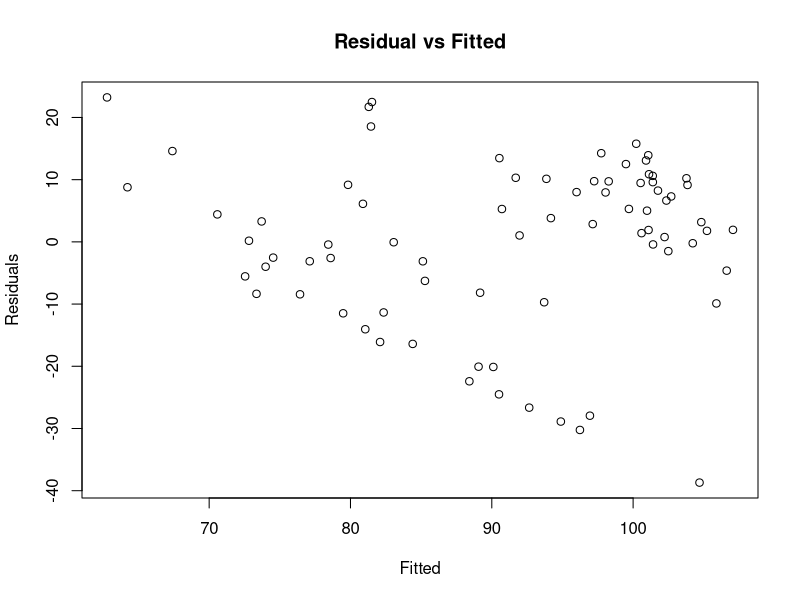
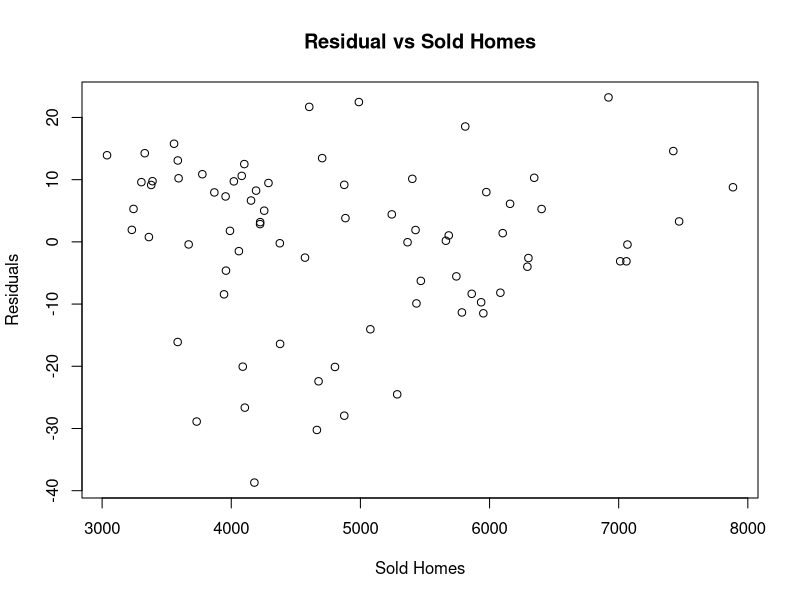
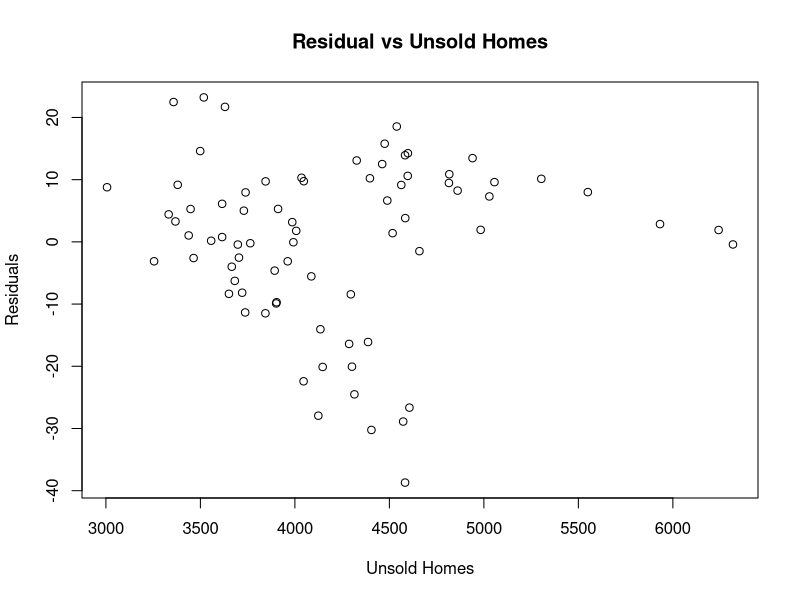
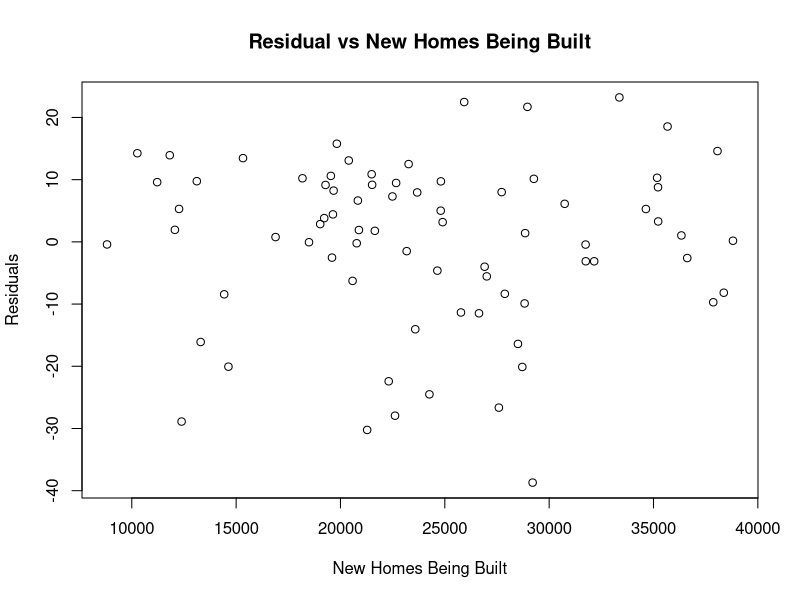
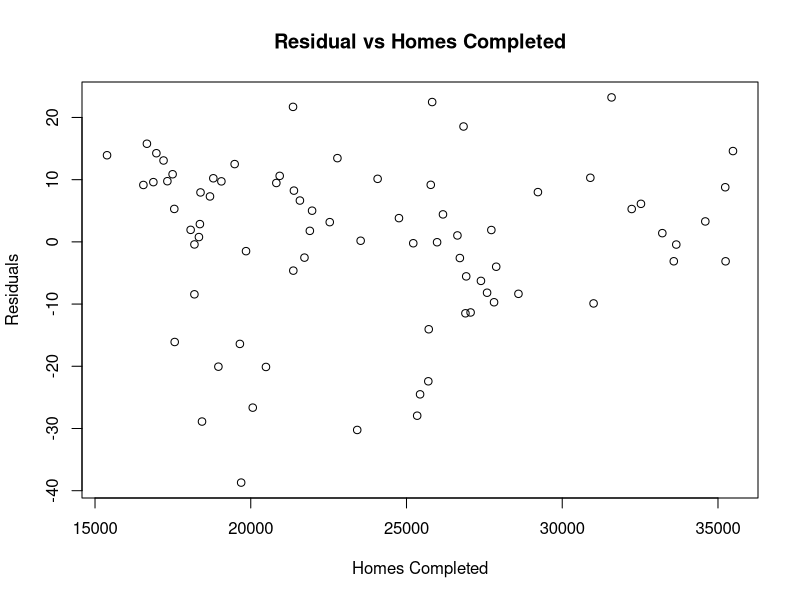
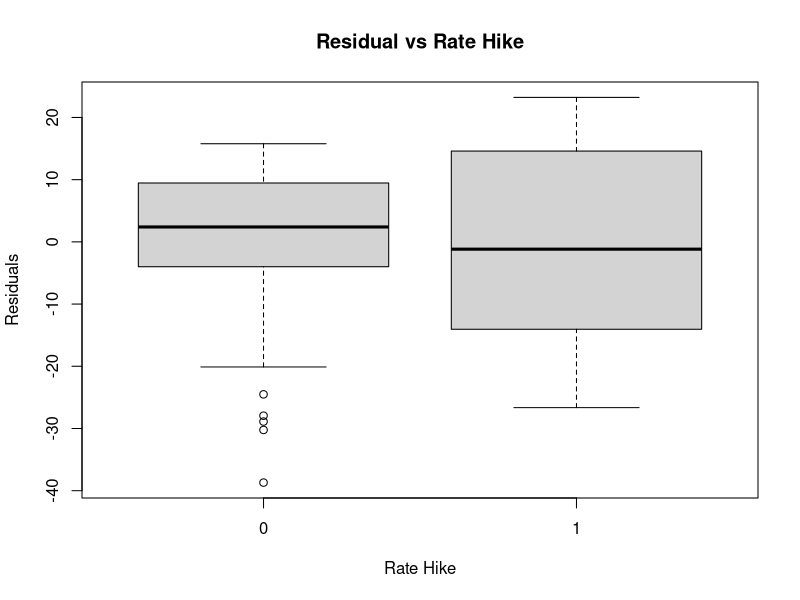
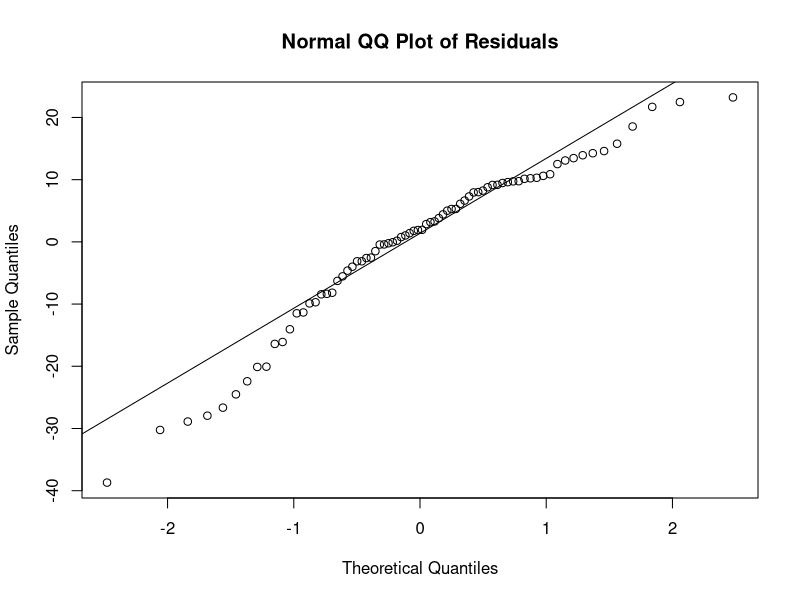

Write R code to recreate these figures, in order.
## ---- chunk 1
#| label: fig-data
#| fig-cap: "Data"
#| echo: false
#| warning: false
#| message: false

library(tidyverse)
library(ggplot2)
library(readr)

# Load the dataset into R
data <- read_csv(here::here("data/analysis_data/analysis_data.csv"))
## ---- chunk 2
#| label: fig-model
#| fig-cap: "Multiple Linear Model"
#| echo: false
#| warning: false
#| message: false

library(tibble)
library(knitr)

# multiple linear model
model <- lm(Quarterly_Average ~ Detached_Absorption_Quarterly_Avg + 
              Detached_Unabsorbed_Quarterly_Avg + 
              Starting_Detached_Construction + 
              Completed_Construction_Detached + 
              rates, 
            data = data)

# create a data frame
coefficients_table <- as.data.frame(coef(model))
coefficients_table <- coefficients_table %>%
  rownames_to_column("Variable") %>%
  rename("Coefficient" = "coef(model)")

coefficients_table <- coefficients_table[1:6, ]

# summary table
kable(coefficients_table, caption = "Summary Table of Regression Coefficients", format = "markdown")
## ---- chunk 3
#| label: fig-resid
#| fig-cap: "Residual vs Fitted Values"
#| echo: false
#| warning: false
#| message: false

# Residual and fitted values for the model
y_value <- resid(model)
x_value <- fitted(model)

# Plot the residual vs fitted values
plot(x = x_value, y = y_value, 
     main = "Residual vs Fitted", 
     xlab = "Fitted", 
     ylab = "Residuals")
## ---- chunk 4
#| label: fig-residuals
#| fig-cap: "Residuals vs Each Predictor"
#| echo: false
#| warning: false
#| message: false

# Set up plot layout: 1 row, 3 columns
par(mfrow = c(1, 1))

# Residual vs Sold Homes
plot(x = data$Detached_Absorption_Quarterly_Avg, y = y_value, 
     main = "Residual vs Sold Homes", 
     xlab = "Sold Homes", ylab = "Residuals")

# Residual vs Unsold Homes
plot(x = data$Detached_Unabsorbed_Quarterly_Avg, y = y_value, 
     main = "Residual vs Unsold Homes", 
     xlab = "Unsold Homes", ylab = "Residuals")

# Residual vs New Homes Being Built
plot(x = data$Starting_Detached_Construction, y = y_value, 
     main = "Residual vs New Homes Being Built", 
     xlab = "New Homes Being Built", ylab = "Residuals")

# Residual vs Homes Completed
plot(x = data$Completed_Construction_Detached, y = y_value, 
     main = "Residual vs Homes Completed", 
     xlab = "Homes Completed", ylab = "Residuals")

# Boxplot of Residuals vs Rate Hike
boxplot(y_value ~ data$rates, 
        main = "Residual vs Rate Hike", 
        xlab = "Rate Hike", ylab = "Residuals")
## ---- chunk 5
#| label: fig-qq_plot
#| fig-cap: "QQ Plot"
#| echo: false
#| warning: false
#| message: false

# Create a QQ plot for residuals
qqnorm(resid(model), main = "Normal QQ Plot of Residuals")
qqline(resid(model))
